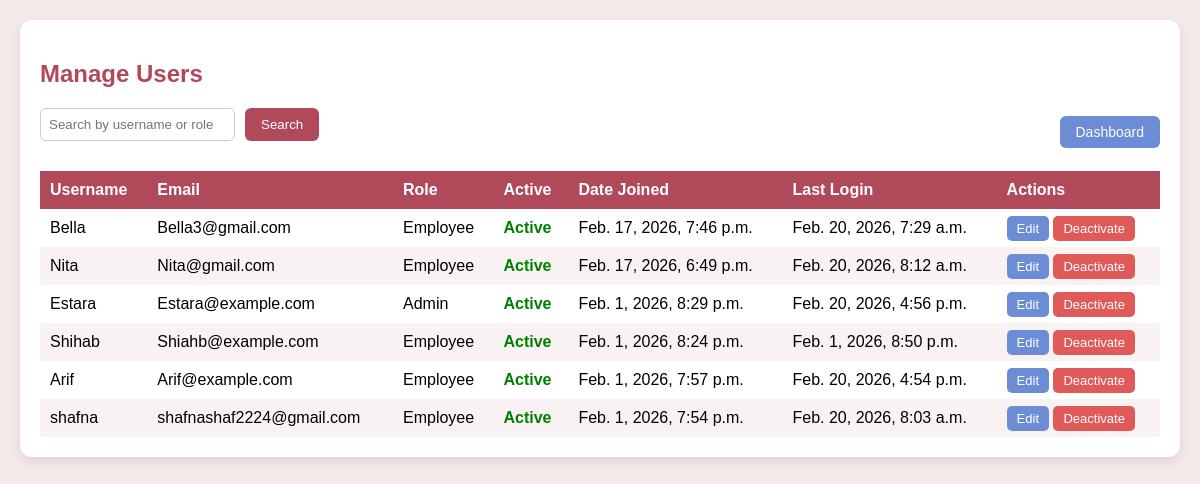
Screenshot of /manage-users/ (signed in) with the database file from the repository.
### user_management/models.py (models this page shows, shortened)
class CustomUser(AbstractUser):
    ROLE_CHOICES = (
        ('Admin', 'Admin'),
        ('Employee', 'Employee'),
    )
    role = models.CharField(max_length=10, choices=ROLE_CHOICES, default='Employee')

### user_management/views.py (the view)
# urls.py: path('manage-users/', views.manage_users, name='manage_users'),
@login_required
def manage_users(request):
    if request.user.role != 'Admin':
        return redirect('login')
    query = request.GET.get('q')
    users = CustomUser.objects.all().order_by('-date_joined')
    if query:
        users = users.filter(
            Q(username__icontains=query) |
            Q(role__icontains=query)
        )
    context = {
        'users': users,
        'query': query
    }
    return render(request, 'manage_users.html', context)

### templates/manage_users.html (shortened to what this page needs)
<!DOCTYPE html>
<html lang="en">
<head>
</head>
<body>
<div class="container">
    <h2>Manage Users</h2>
   <div class="top-bar">
    <form method="get" class="search-bar">
        <input type="text" name="q" placeholder="Search by username or role" value="{{ request.GET.q }}">
        <button type="submit">Search</button>
    </form>
    <a href="{% url 'admin_dashboard' %}" class="dashboard-btn">
        Dashboard
    </a>
</div>
    <table>
        <thead>
            <tr>
                <th>Username</th>
                <th>Email</th>
                <th>Role</th>
                <th>Active</th>
                <th>Date Joined</th>
                <th>Last Login</th>
                <th>Actions</th>
            </tr>
        </thead>
        <tbody>
            {% for user in users %}
            <tr>
                <td>{{ user.username }}</td>
                <td>{{ user.email }}</td>
                <td>{{ user.role }}</td>
                <td>
                    {% if user.is_active %}
                        <span class="active">Active</span>
                    {% else %}
                        <span class="inactive">Inactive</span>
                    {% endif %}
                </td>
                <td>{{ user.date_joined }}</td>
                <td>{{ user.last_login }}</td>
                <td>
                    <a href="{% url 'edit_user' user.id %}" class="btn edit-btn">Edit</a>
                    {% if user.is_active %}
                        <a href="{% url 'deactivate_user' user.id %}" class="btn deactivate-btn">Deactivate</a>
                    {% else %}
                        <a href="{% url 'activate_user' user.id %}" class="btn edit-btn">Activate</a>
                    {% endif %}
                </td>
            </tr>
            {% empty %}
            <tr>
                <td colspan="7">No users found.</td>
            </tr>
            {% endfor %}
        </tbody>
    </table>
</div>
</body>
</html>

### templates/manage_users.html (style rules this page uses)
body { font-family: Arial, sans-serif; background-color: #f6e9ea; margin: 0; padding: 20px; }
.container { background: white; padding: 20px; border-radius: 12px; box-shadow: 0 4px 12px rgba(0,0,0,0.1); }
h2 { color: #b04a5a; margin-bottom: 20px; }
.search-bar { margin-bottom: 15px; display: flex; gap: 10px; }
.search-bar input, .search-bar select { padding: 8px; border-radius: 6px; border: 1px solid #ccc; }
.search-bar button { background: #b04a5a; color: white; border: none; padding: 8px 16px; border-radius: 6px; cursor: pointer; }
table { width: 100%; border-collapse: collapse; }
thead { background: #b04a5a; color: white; }
th, td { padding: 10px; text-align: left; }
tbody tr:nth-child(even) { background: #f9f2f3; }
.btn { padding: 5px 10px; border-radius: 5px; text-decoration: none; font-size: 13px; }
.edit-btn { background: #6c8cd5; color: white; }
.deactivate-btn { background: #e05a5a; color: white; }
.active { color: green; font-weight: bold; }
.top-bar { display: flex; justify-content: space-between; align-items: center; margin-bottom: 15px; }
.dashboard-btn { background: #6c8cd5; color: white; border: none; padding: 8px 16px; border-radius: 6px; text-decoration: none; font-size: 14px; }

### rows the page displays
CustomUser: username "Bella", email "Bella3@gmail.com", role "Employee", is_active "Active", date_joined "Feb. 17, 2026, 7:46 p.m.", last_login "Feb. 20, 2026, 7:29 a.m."
CustomUser: username "Nita", email "Nita@gmail.com", role "Employee", is_active "Active", date_joined "Feb. 17, 2026, 6:49 p.m.", last_login "Feb. 20, 2026, 8:12 a.m."
CustomUser: username "Estara", email "Estara@example.com", role "Admin", is_active "Active", date_joined "Feb. 1, 2026, 8:29 p.m.", last_login "Feb. 20, 2026, 4:56 p.m."
CustomUser: username "Shihab", email "Shiahb@example.com", role "Employee", is_active "Active", date_joined "Feb. 1, 2026, 8:24 p.m.", last_login "Feb. 1, 2026, 8:50 p.m."
CustomUser: username "Arif", email "Arif@example.com", role "Employee", is_active "Active", date_joined "Feb. 1, 2026, 7:57 p.m.", last_login "Feb. 20, 2026, 4:54 p.m."
CustomUser: username "shafna", email "shafnashaf2224@gmail.com", role "Employee", is_active "Active", date_joined "Feb. 1, 2026, 7:54 p.m.", last_login "Feb. 20, 2026, 8:03 a.m."
